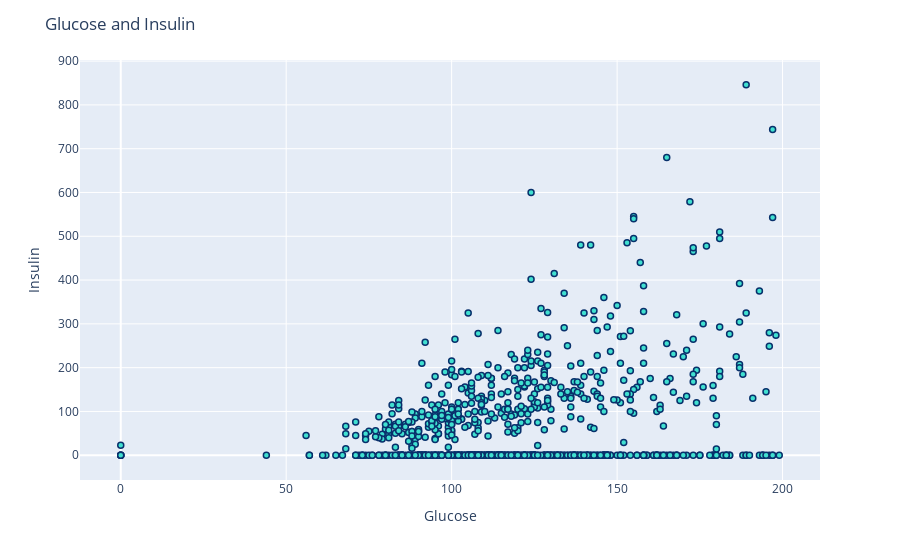

Notebook cell for this chart:
### Code cell
fig = px.scatter(df, x='Glucose', y='Insulin')
fig.update_traces(marker_color="turquoise",marker_line_color='rgb(8,48,107)',
                  marker_line_width=1.5)
fig.update_layout(title_text='Glucose and Insulin')
fig.show()

### Figure 1 — Plotly figure (JSON) as saved in the notebook; plotly's stock layout.template omitted (floating-point values rounded to 4 significant figures; data arrays with more than 128 entries replaced by an {"elided": "..."} marker saying what was removed)
{"data": [{"hovertemplate": "Glucose=%{x}<br>Insulin=%{y}<extra></extra>", "showlegend": false, "legendgroup": "", "orientation": "v", "yaxis": "y", "y": {"elided": "768 int values"}, "mode": "markers", "xaxis": "x", "marker": {"color": "turquoise", "symbol": "circle", "line": {"color": "rgb(8,48,107)", "width": 1.5}}, "x": {"elided": "768 int values"}, "type": "scatter", "name": ""}], "layout": {"title": {"text": "Glucose and Insulin"}, "yaxis": {"domain": [0, 1], "anchor": "x", "title": {"text": "Insulin"}}, "xaxis": {"domain": [0, 1], "anchor": "y", "title": {"text": "Glucose"}}, "margin": {"t": 60}, "legend": {"tracegroupgap": 0}}}
